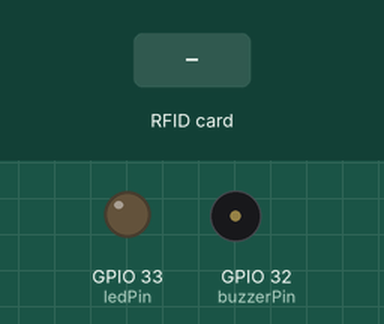
Simulated run of this program. Board: ESP32. On the bench: output pins drawn as LEDs (lit = HIGH), buzzer (waves = sounding, pin HIGH). Inputs (shaded band) come from the test bench. WiFi joins after 1.5 s; servers stay silent unless stated; storage starts empty; what the program prints to the serial monitor is not drawn.

Above: at 2.7 s.
2.8 s: RFID card 04 DC 69 2B held to the reader
At 4.1 s:
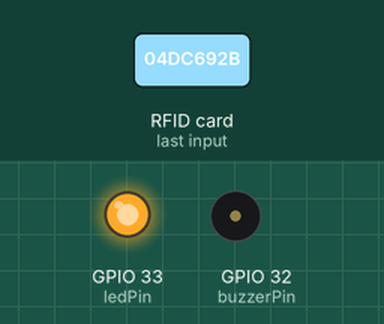
5.8 s: RFID card 5E 7A 19 C4 held to the reader
At 7.6 s:
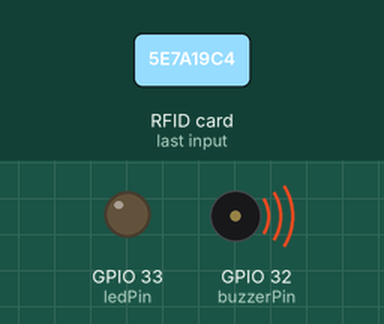
10.3 s: RFID card A9 33 26 B5 held to the reader
At 12.9 s:
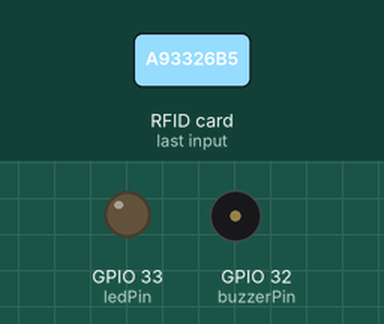
Timing chart, 0 to 14.3 s (numbered marks = the images above; inputs shaded):
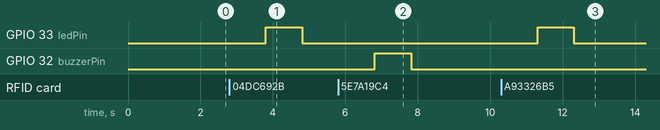

Measured:
- after the input at 2.8 s, GPIO 33 (ledPin): LOW → HIGH after 1.0 s, → LOW 1.0 s later
- after the input at 5.8 s, GPIO 32 (buzzerPin): LOW → HIGH after 1.0 s, → LOW 1.0 s later
- after the input at 10.3 s, GPIO 33 (ledPin): LOW → HIGH after 1.0 s, → LOW 1.0 s later

The program:

main.cpp
```cpp
#include <Arduino.h>
#ifdef ESP32
#include <WiFi.h>
#include <AsyncTCP.h>
#include "SPIFFS.h"
#elif defined(ESP8266)
#include <ESP8266WiFi.h>
#include <ESPAsyncTCP.h>
#include "LittleFS.h"
#endif
#include <ESPAsyncWebServer.h>
#include <MFRC522v2.h>
#include <MFRC522DriverSPI.h>
//#include <MFRC522DriverI2C.h>
#include <MFRC522DriverPinSimple.h>
#include <MFRC522Debug.h>
#include <ArduinoJson.h>

// Change this to your network SSID
const char *ssid = "<CHANGE TO YOUR SSID>";
const char *password = "<CHANGE TO YOUR SSID PASSWORD>";

// AsyncWebserver runs on port 80 and the asyncwebsocket is initialize at this point also
AsyncWebServer server(80);
AsyncEventSource events("/events");

MFRC522DriverPinSimple ss_pin(5); // Configurable, see typical pin layout above.
MFRC522DriverSPI driver{ss_pin}; // Create SPI driver.
// MFRC522DriverI2C driver{}; // Create I2C driver.
MFRC522 mfrc522{driver}; // Create MFRC522 instance.

// Buzzer and LED Pins
const int buzzerPin = 32;
const int ledPin = 33;

// The current tag being processed
String tagContent = "";
String currentUID = "";

// Interval before we process the same RFID
int INTERVAL = 3000;
unsigned long previousMillis = 0;
unsigned long currentMillis = 0;

// List of valid RFID codes
String validRFID[2] = {"04 DC 69 2B", "A9 33 26 B5"};

// Forward declaration of function
void notFound(AsyncWebServerRequest *request);
void sendMessage();
void initOutputControl();
void showAllowed();
void showNotAllowed();

void setup()
{
  Serial.begin(115200); // Initialize serial communications with the PC for debugging.
  while (!Serial)
    ; // Do nothing if no serial port is opened (added for Arduinos based on ATMEGA32U4).

  // configure buzzer and led pin
  pinMode(buzzerPin, OUTPUT);
  pinMode(ledPin, OUTPUT);

  // Connect to your wifi
  WiFi.mode(WIFI_STA);
  WiFi.begin(ssid, password);
  if (WiFi.waitForConnectResult() != WL_CONNECTED)
  {
    Serial.printf("WiFi Failed!\n");
    return;
  }

  Serial.print("IP Address: ");
  Serial.println(WiFi.localIP());

  // Initialize SPIFFS
  if (!SPIFFS.begin(true))
  {
    Serial.println("An Error has occurred while mounting SPIFFS");
    return;
  }

  // setup ......
  events.onConnect([](AsyncEventSourceClient *client)
                   {
    if (client->lastId())
    {
      Serial.printf("Client reconnected! Last message ID that it gat is: %u\n", client->lastId());
    } });

  // attach AsyncEventSource
  server.addHandler(&events);

  server.on("/", HTTP_GET, [](AsyncWebServerRequest *request)
            {
              Serial.println("Requesting index page...");
              request->send(SPIFFS, "/index.html", "text/html", false); });
  server.serveStatic("/css", SPIFFS, "/css/");
  server.serveStatic("/js", SPIFFS, "/js/");

  // On Not Found
  server.onNotFound(notFound);

  // Start server
  server.begin();

  mfrc522.PCD_Init();                                     // Init MFRC522 board.
  MFRC522Debug::PCD_DumpVersionToSerial(mfrc522, Serial); // Show details of PCD - MFRC522 Card Reader details.
  Serial.println(F("Scan PICC to see UID, SAK, type, and data blocks..."));
}

void loop()
{
  // Reset the loop if no new card present on the sensor/reader. This saves the entire process when idle.
  if (!mfrc522.PICC_IsNewCardPresent())
  {
    return;
  }

  // Select one of the cards.
  if (!mfrc522.PICC_ReadCardSerial())
  {
    return;
  }

  initOutputControl();

  for (byte i = 0; i < mfrc522.uid.size; i++)
  {
    tagContent.concat(String(mfrc522.uid.uidByte[i] < 0x10 ? " 0" : " "));
    tagContent.concat(String(mfrc522.uid.uidByte[i], HEX));
  }

  tagContent.trim();
  tagContent.toUpperCase();

  currentMillis = millis();
  // If current UID is not equal to current UID..meaning new card, then validate if it has access
  if (currentUID != tagContent)
  {
    currentUID = tagContent;
  }
  else
  {
    // If it is the same RFID UID then we wait for interval to pass before we process the same RFID
    if (currentMillis - previousMillis <= INTERVAL)
    {
      tagContent = "";
      return;
    }
  }

  if (tagContent != "")
  {
    sendMessage();
    previousMillis = currentMillis;
    tagContent = "";
  }
}

void initOutputControl()
{
  digitalWrite(ledPin, LOW);
  digitalWrite(buzzerPin, LOW);
  delay(1000);
}
void showAllowed()
{
  digitalWrite(ledPin, HIGH);
  delay(1000);
  digitalWrite(ledPin, LOW);
}

void showNotAllowed()
{
  digitalWrite(buzzerPin, HIGH);
  delay(1000);
  digitalWrite(buzzerPin, LOW);
}

// Function called when resource is not found on the server
void notFound(AsyncWebServerRequest *request)
{
  request->send(404, "text/plain", "Not found");
}

void sendMessage()
{
  // Declare a buffer to hold the result
  char output[128];
  StaticJsonDocument<64> doc;

  bool isValid = false;
  for (size_t i = 0; i < 2; i++)
  {
    if (validRFID[i].equals(tagContent))
    {
      isValid = true;
      break;
    }
  }

  doc["status"] = isValid;
  doc["rfid_tag_id"] = tagContent;

  serializeJson(doc, output);
  events.send(output);

  if (isValid)
    showAllowed();
  else
    showNotAllowed();
}
```
